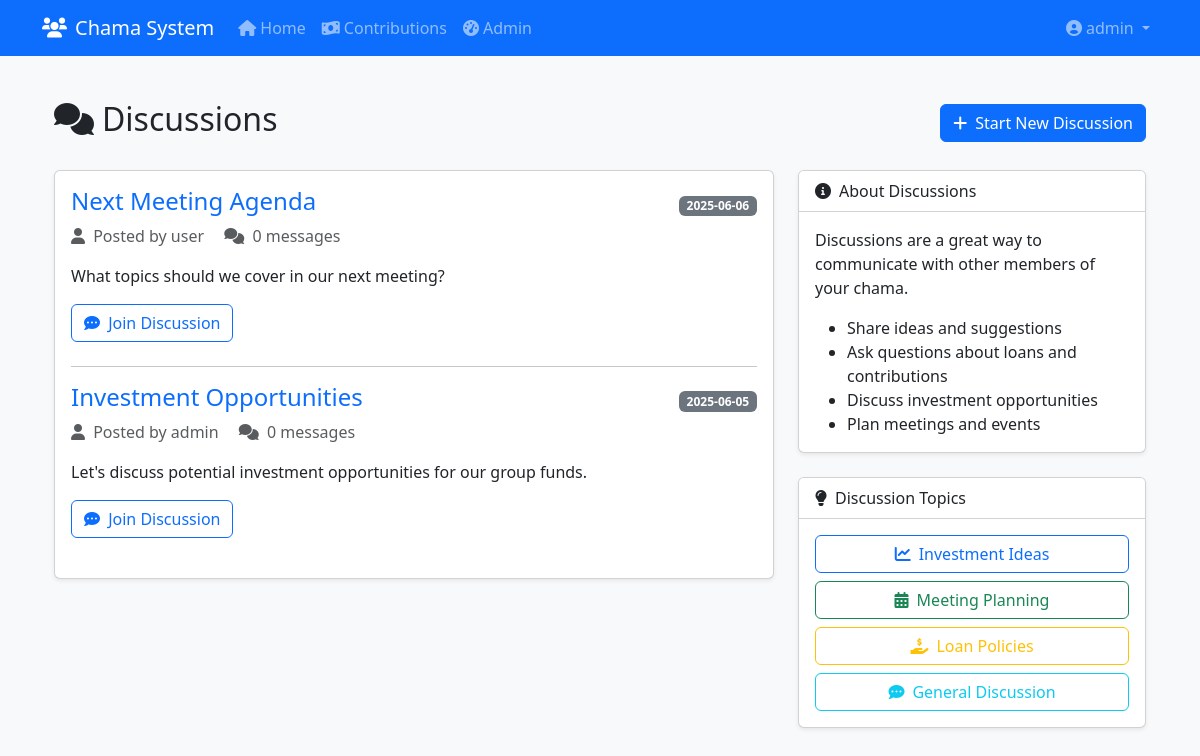
/discussions (signed in), run on an earlier commit of the app's database.
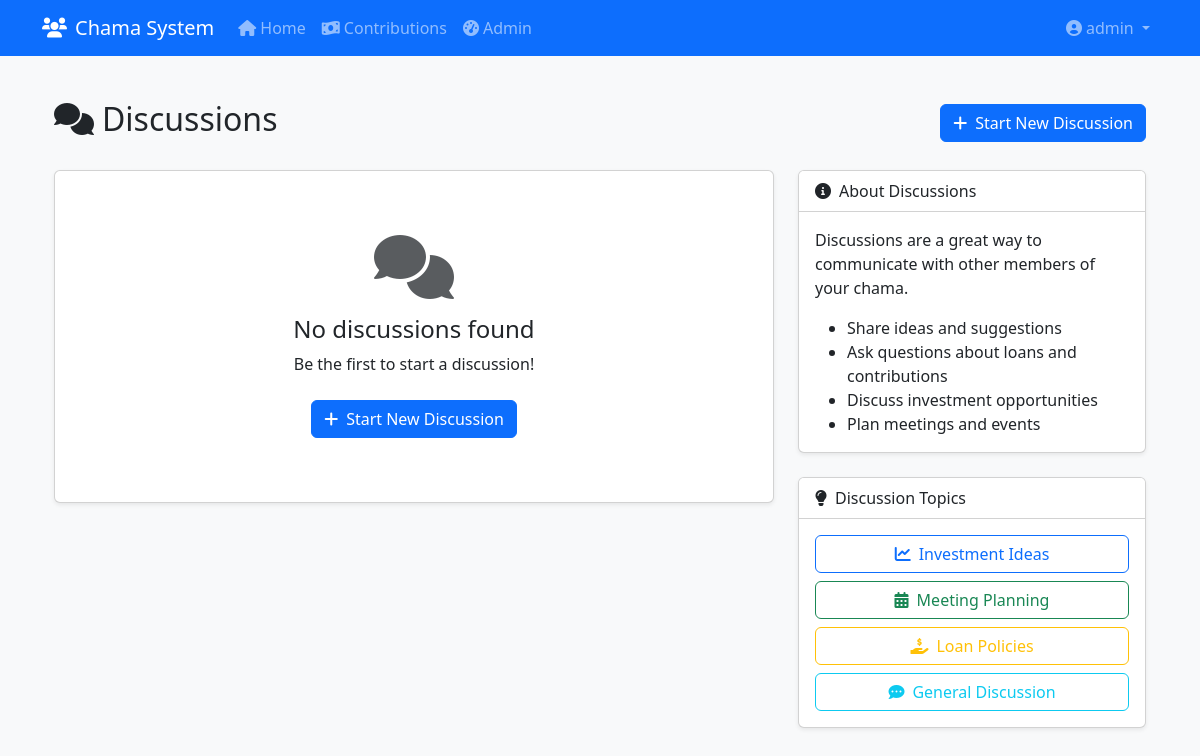
And on a later commit of the database.
### app.py (models this page shows, shortened)
class Discussion(db.Model):
    id = db.Column(db.Integer, primary_key=True)
    title = db.Column(db.String(100), nullable=False)
    content = db.Column(db.Text, nullable=False)
    date = db.Column(db.DateTime, default=datetime.utcnow)
    user_id = db.Column(db.Integer, db.ForeignKey('user.id'), nullable=False)

class User(db.Model, UserMixin):
    id = db.Column(db.Integer, primary_key=True)
    username = db.Column(db.String(80), unique=True, nullable=False)
    password = db.Column(db.String(200), nullable=False)
    is_admin = db.Column(db.Boolean, default=False)
    members = db.relationship('Member', backref='user', lazy=True)
    notifications = db.relationship('Notification', backref='user', lazy=True)
    discussions = db.relationship('Discussion', backref='user', lazy=True)

### app.py (the view)
@app.route('/discussions')
@login_required
def discussions():
    discussions = Discussion.query.order_by(Discussion.date.desc()).all()
    return render_template('discussions.html', discussions=discussions)

### app.py (called while the page is built)
@login_manager.user_loader
def load_user(user_id):
    return User.query.get(int(user_id))

### templates/discussions.html (shortened to what the changed rows need)
{% extends "base.html" %}
{% block content %}
<div class="container py-4">
    <div class="d-flex justify-content-between align-items-center mb-4">
        <h2><i class="fas fa-comments me-2"></i>Discussions</h2>
    </div>
    <div class="row">
        <div class="col-md-8">
            <div class="card shadow-sm">
                <div class="card-body">
                    {% for discussion in discussions %}
                    <div class="mb-4">
                        <div class="d-flex justify-content-between align-items-center">
                            <h4><a href="{{ url_for('view_discussion', discussion_id=discussion.id) }}" class="text-decoration-none">{{ discussion.title }}</a></h4>
                            <span class="badge bg-secondary">{{ discussion.date.strftime('%Y-%m-%d') }}</span>
                        </div>
                        <p class="text-muted">
                            <i class="fas fa-user me-1"></i> Posted by {{ discussion.user.username }}
                            <span class="ms-3"><i class="fas fa-comments me-1"></i> {{ discussion.messages|length }} messages</span>
                        </p>
                        <p>{{ discussion.content|truncate(200) }}</p>
                        <a href="{{ url_for('view_discussion', discussion_id=discussion.id) }}" class="btn btn-outline-primary">
                            <i class="fas fa-comment-dots me-1"></i> Join Discussion
                        </a>
                    </div>
                    {% if not loop.last %}<hr>{% endif %}
                    {% else %}
                    <div class="text-center py-5">
                        <i class="fas fa-comments fa-4x text-muted mb-3"></i>
                        <h4>No discussions found</h4>
                        <p>Be the first to start a discussion!</p>
                        <a href="{{ url_for('create_discussion') }}" class="btn btn-primary mt-2">
                            <i class="fas fa-plus me-2"></i>Start New Discussion
                        </a>
                    </div>
                    {% endfor %}
                </div>
            </div>
        </div>
    </div>
</div>
{% endblock %}

What changed in the data, as far as the page shows it:
removed Discussion: title "Next Meeting Agenda", date "2025-06-06", user.username "user", messages|length "0", content "What topics should we cover in our next meeting?"
removed Discussion: title "Investment Opportunities", date "2025-06-05", user.username "admin", messages|length "0", content "Let's discuss potential investment opportunities for our group funds."
Also different on the page:
text now shown: "No discussions found Be the first to start a discussion! Start New Discussion"
